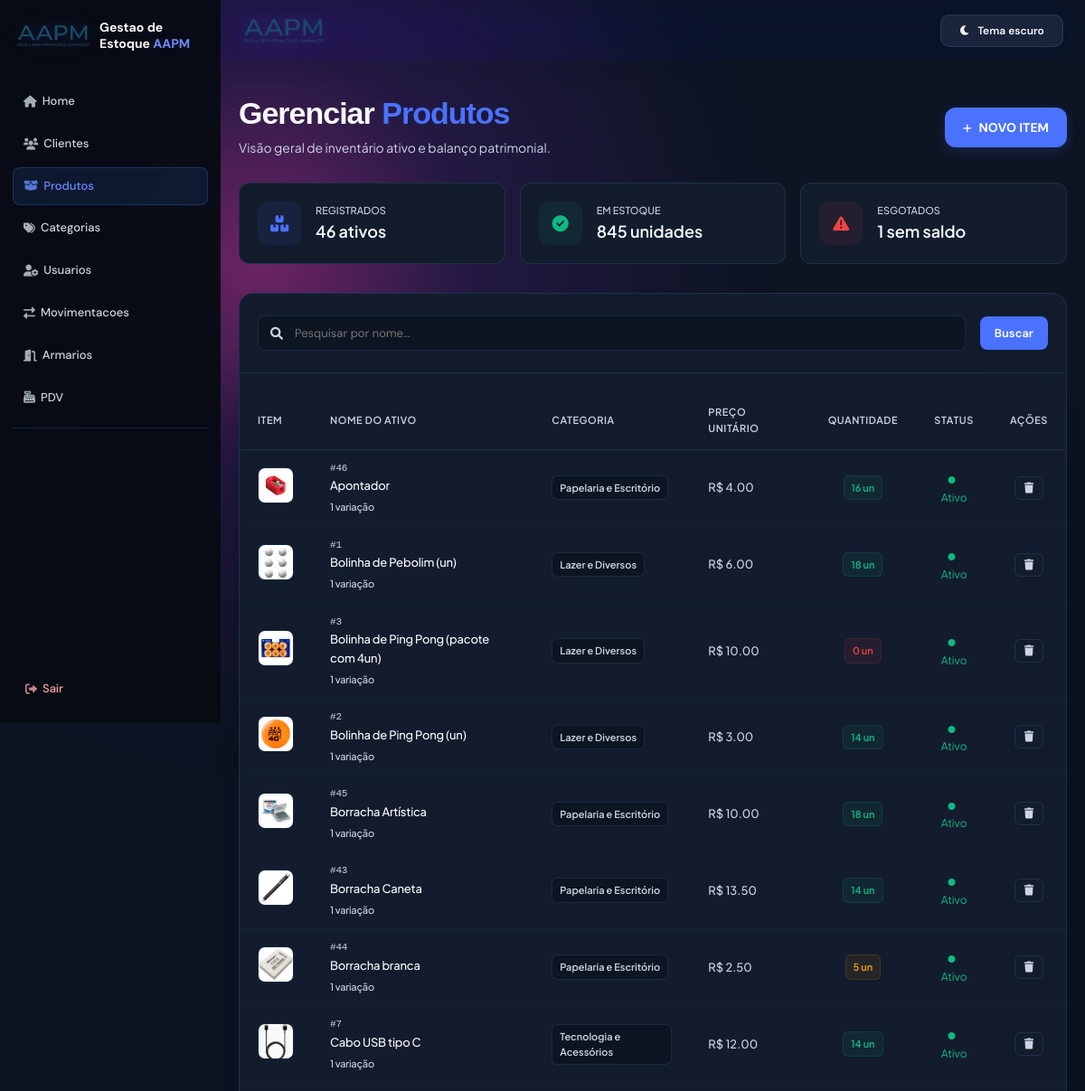
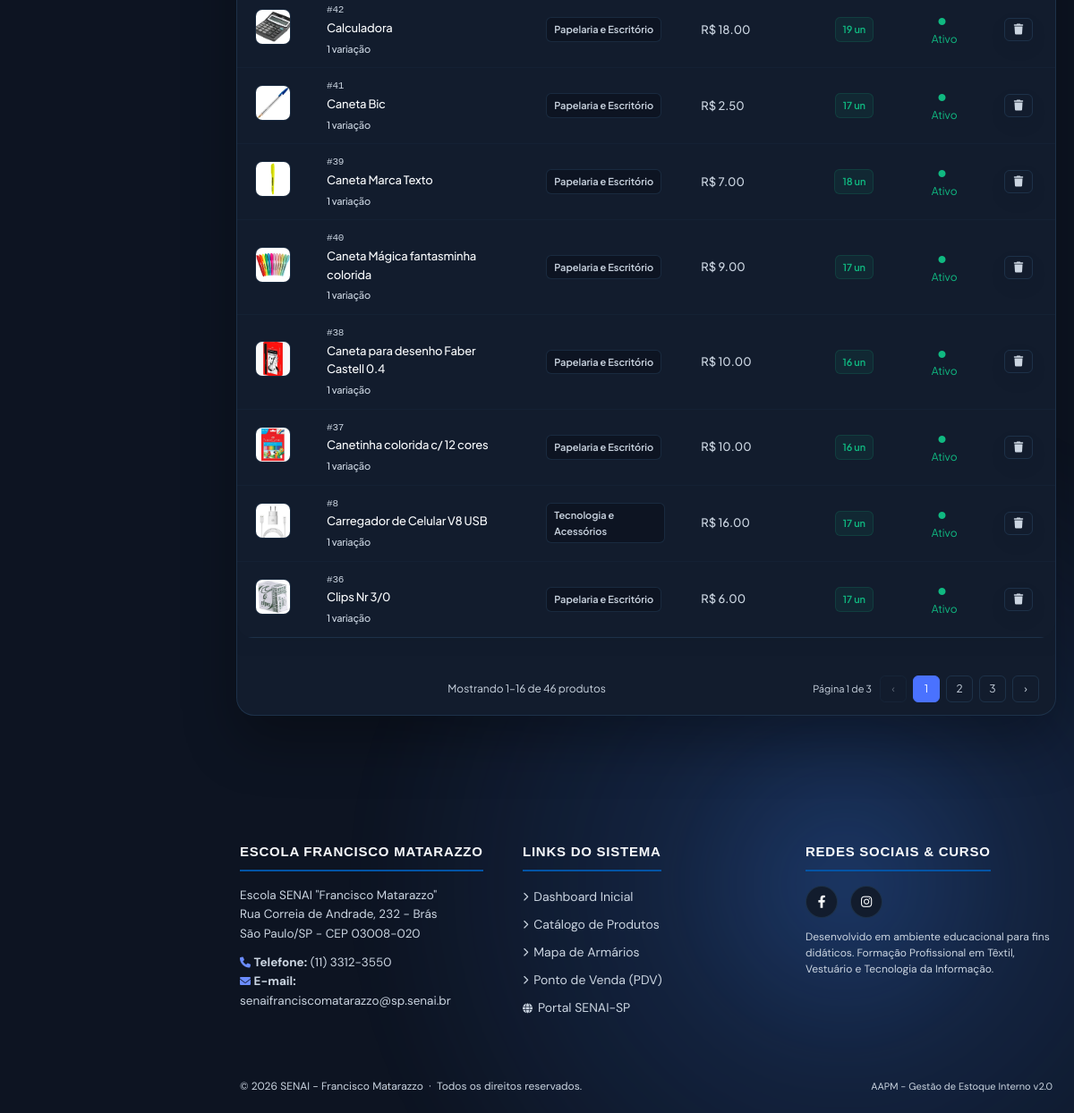
/produtos/ (signed in), run on the app's committed database (2 pictures, top to bottom).
### app/models/produto.py (models this page shows, shortened)
class Produto(Base):
    __tablename__ = "produtos"
    id = Column(Integer, primary_key=True, autoincrement=True, index=True)
    nome = Column(String(150), nullable=False, index=True, unique=True)
    preco = Column(Float, nullable=False, default=0.0)
    ativo = Column(Boolean, default=True)
    imagem_path = Column(String(255), nullable=True)
    categoria_id = Column(Integer, ForeignKey("categorias.id", ondelete="SET NULL"), nullable=True)
    categoria = relationship("Categoria", back_populates="produtos")
    variacoes = relationship("Variacao", back_populates="produto", cascade="all, delete-orphan")
    @property
    def estoque_total(self) -> int:
        """Saldo consolidado de todas as variações do produto."""
        return sum(variacao.estoque_atual for variacao in self.variacoes)
    @property
    def estoque_total(self):
        """Quantidade disponível, calculada a partir das variações do produto."""
        return sum(variacao.estoque_atual or 0 for variacao in self.variacoes)

### app/models/categoria.py (models this page shows, shortened)
class Categoria(Base):
    __tablename__ = "categorias"
    id = Column(Integer, primary_key=True, index=True)
    nome = Column(String(50), unique=True, nullable=False)
    descricao = Column(String(255), nullable=True)
    ativa = Column(Boolean, default=True)
    produtos = relationship("Produto", back_populates="categoria")

### app/models/variacoes.py (models this page shows, shortened)
class Variacao(Base):
    __tablename__ = "variacoes"
    __table_args__ = (
        UniqueConstraint("produto_id", "tamanho", "cor", name="uq_variacao_produto_tamanho_cor"),
    )
    id = Column(Integer, primary_key=True, autoincrement=True, index=True)
    produto_id = Column(Integer, ForeignKey("produtos.id", ondelete="CASCADE"), nullable=False)
    tamanho = Column(String(10), nullable=False)  # Ex: 'P', 'M', 'G', 'GG'
    cor = Column(String(50), nullable=False)      # Ex: 'Azul', 'Preto'
    estoque_atual = Column(Integer, nullable=False, default=0)
    imagem_path = Column(String(255), nullable=True)
    produto = relationship("Produto", back_populates="variacoes")

### app/controllers/produto_controller.py (the view)
@router.get("/")
def listar_produtos(
    request: Request,
    busca: str = "",
    categoria_id: int = 0,
    pagina: int = 1,
    por_pagina: int = 16,
    db: Session = Depends(get_db),
    usuario = Depends(get_usuario_logado)
):
    query = db.query(Produto).filter(Produto.ativo == True)
    if busca:
        query = query.filter(Produto.nome.ilike(f"%{busca}%"))
    if categoria_id:
        query = query.filter(Produto.categoria_id == categoria_id)
    ordered_query = query.options(
        selectinload(Produto.variacoes),
        joinedload(Produto.categoria),
    ).order_by(Produto.nome)
    resultado = paginar(ordered_query, pagina, por_pagina)
    filtered_query = query
    if busca or categoria_id:
        filtered_ids = filtered_query.with_entities(Produto.id).subquery()
        total_estoque = (
            db.query(func.coalesce(func.sum(Variacao.estoque_atual), 0))
            .join(Produto, Variacao.produto_id == Produto.id)
            .filter(Produto.id.in_(filtered_ids))
            .scalar()
        )
        total_esgotados = (
            db.query(func.count())
            .select_from(
                db.query(Produto.id)
                .outerjoin(Variacao)
                .filter(Produto.id.in_(filtered_ids))
                .group_by(Produto.id)
                .having(func.coalesce(func.sum(Variacao.estoque_atual), 0) == 0)
                .subquery()
            )
            .scalar()
        )
    else:
        total_estoque = (
            db.query(func.coalesce(func.sum(Variacao.estoque_atual), 0))
            .join(Produto, Variacao.produto_id == Produto.id)
            .filter(Produto.ativo == True)
            .scalar()
        )
        total_esgotados = (
            db.query(Produto.id)
            .outerjoin(Variacao)
            .filter(Produto.ativo == True)
            .group_by(Produto.id)
            .having(func.coalesce(func.sum(Variacao.estoque_atual), 0) == 0)
            .count()
        )
    categorias = db.query(Categoria).filter(Categoria.ativa == True).all()
    return templates.TemplateResponse(
        request,
        "produtos/index.html",
        {
            "request":      request,
            "usuario":      usuario,
            "produtos":     resultado.itens,
            "categorias":   categorias,
            "busca":        busca,
            "categoria_id": categoria_id,
            "pagina":       resultado.atual,
            "por_pagina":   resultado.por_pagina,
            "total_paginas": resultado.total_paginas,
            "total_produtos": resultado.total_itens,
            "total_estoque": int(total_estoque),
            "total_esgotados": total_esgotados,
        }
    )

### app/templates/produtos/index.html (shortened to what this page needs)
{% extends "base.html" %}
{% from "components/pagination.html" import render as render_pagination with context %}
{% block content %}
<link rel="stylesheet" href="https://cdnjs.cloudflare.com/ajax/libs/font-awesome/6.0.0/css/all.min.css">
<div class="page-wrapper">
    <div class="catalog-container">
        <div style="display: flex; justify-content: space-between; align-items: center; margin-bottom: 28px;">
            <div>
                <h1 style="font-family: 'Sora', sans-serif; font-size: 34px; font-weight: 800; letter-spacing: -1px; color: var(--text-main); margin: 0 0 10px 0; line-height: 1;">
                    Gerenciar <span style="color: var(--accent);">Produtos</span>
                </h1>
                <p style="color: var(--text-muted); font-size: 14px; margin: 0;">
                    Visão geral de inventário ativo e balanço patrimonial.
                </p>
            </div>
            <a href="/produtos/novo" class="btn-add">
                <i class="fas fa-plus" style="font-size: 11px;"></i>
                <span>NOVO ITEM</span>
            </a>
        </div>
        <div class="metrics-grid">
            <div class="metric-card">
                <div class="metric-icon" style="background: rgba(74, 114, 255, 0.08); color: var(--accent);"><i class="fas fa-boxes-stacked"></i></div>
                <div>
                    <span style="display: block; color: var(--text-muted); font-size: 11px; text-transform: uppercase; font-weight: 500;">Registrados</span>
                    <strong style="color: var(--text-main); font-size: 18px; font-weight: 600;">{{ total_produtos }} ativos</strong>
                </div>
            </div>
            <div class="metric-card">
                <div class="metric-icon" style="background: rgba(16, 185, 129, 0.08); color: var(--success);"><i class="fas fa-circle-check"></i></div>
                <div>
                    <span style="display: block; color: var(--text-muted); font-size: 11px; text-transform: uppercase; font-weight: 500;">Em Estoque</span>
                    <strong style="color: var(--text-main); font-size: 18px; font-weight: 600;">{{ total_estoque }} unidades</strong>
                </div>
            </div>
            <div class="metric-card">
                <div class="metric-icon" style="background: rgba(239, 68, 68, 0.08); color: var(--danger);"><i class="fas fa-triangle-exclamation"></i></div>
                <div>
                    <span style="display: block; color: var(--text-muted); font-size: 11px; text-transform: uppercase; font-weight: 500;">Esgotados</span>
                    <strong style="color: var(--text-main); font-size: 18px; font-weight: 600;">{{ total_esgotados }} sem saldo</strong>
                </div>
            </div>
        </div>
        <form class="search-bar-container" method="get" action="/produtos">
            <div class="search-wrapper">
                    <i class="fas fa-magnifying-glass"></i>
                    <input id="tableSearch" type="search" name="busca" value="{{ busca }}" class="search-input" placeholder="Pesquisar por nome...">
                </div>
            <button type="submit" class="btn-action-edit">Buscar</button>
        </form>
        <div class="table-card">
            <div style="overflow-x: auto;">
                <table class="custom-table" id="productsTable">
                    <thead>
                        <tr>
                            <th style="width: 70px;">Item</th>
                            <th>Nome do Ativo</th>
                            <th>Categoria</th>
                            <th>Preço Unitário</th>
                            <th style="text-align: center;">Quantidade</th>
                            <th style="text-align: center;">Status</th>
                            <th style="text-align: center; width: 80px;" onclick="event.stopPropagation();">Ações</th>
                        </tr>
                    </thead>
                    <tbody>
                        {% for produto in produtos %}
                        <tr class="prod-row" data-nome="{{ produto.nome }}" onclick="window.location.href='/produtos/{{ produto.id }}/editar'">
                            <td>
                                <img src="{{ produto.imagem_url }}" alt="{{ produto.nome }}" style="width: 40px; height: 40px; border-radius: 8px; object-fit: cover; border: 1px solid var(--border); background: var(--bg-input);">
                            </td>
                            <td style="font-weight: 500; letter-spacing: -0.2px;">
                                <span style="color: var(--text-muted); font-size: 11px; font-family: monospace; display: block;">#{{ produto.id }}</span>
                                {{ produto.nome }}
                                <div style="font-size: 11px; color: var(--text-muted); margin-top: 4px;">{{ produto.variacoes|length }} variação{% if produto.variacoes|length != 1 %}es{% endif %}</div>
                            </td>
                            <td>
                                <span class="badge badge-category">
                                    {% if produto.categoria %}{{ produto.categoria.nome }}{% else %}—{% endif %}
                                </span>
                            </td>
                            <td style="color: var(--text-muted); font-weight: 500;">
                                R$ {{ "%.2f"|format(produto.preco) }}
                            </td>
                            <td style="text-align: center;">
                                {% if produto.estoque_total == 0 %}
                                <span class="badge badge-danger">0 un</span>
                                {% elif produto.estoque_total < 10 %}
                                <span class="badge badge-warning">{{ produto.estoque_total }} un</span>
                                {% else %}
                                <span class="badge badge-success">{{ produto.estoque_total }} un</span>
                                {% endif %}
                            </td>
                            <td style="text-align: center;">
                                {% if produto.ativo %}
                                <span style="color: var(--success); font-size: 12px;"><i class="fas fa-circle" style="font-size: 8px; margin-right: 5px;"></i> Ativo</span>
                                {% else %}
                                <span style="color: var(--text-muted); font-size: 12px;"><i class="fas fa-circle" style="font-size: 8px; margin-right: 5px;"></i> Inativo</span>
                                {% endif %}
                            </td>
                            <td style="text-align: center;" onclick="event.stopPropagation();">
                                <div style="display: inline-flex; gap: 6px;">
                                    <form method="POST" action="/produtos/{{ produto.id }}/desativar" style="display: inline;">
                                        <button type="button" class="btn-action-disable" title="Remover item" onclick="abrirModalConfirmacao(null, '/produtos/{{ produto.id }}/desativar', '{{ produto.nome }}');">
                                            <i class="fas fa-trash"></i>
                                        </button>
                                    </form>
                                </div>
                            </td>
                        </tr>
                        {% endfor %}
                    </tbody>
                </table>
            </div>
            {{ render_pagination(pagina, por_pagina, total_produtos, total_paginas, 'produtos') }}
        </div>
    </div>
</div>
{% endblock %}

### app/static/style.css (style rules this page uses)
:root { --bg-base: #dfeaf7; --bg-base-2: #eef5ff; --orb-1: rgba(59, 130, 246, 0.18); --orb-2: rgba(147, 197, 253, 0.16); --orb-3: rgba(168, 85, 247, 0.10); --grid: rgba(37, 99, 235, 0.06); --bg-panel: rgba(15, 23, 42, 0.72); --bg-panel-strong: rgba(17, 24, 39, 0.92); --bg-soft: rgba(255, 255, 255, 0.04); --border: rgba(148, 163, 184, 0.18); --text: #e2e8f0; --text-muted: #94a3b8; --primary: #3b82f6; --primary-2: #60a5fa; --purple: #8b5cf6; --success: #10b981; --shadow: rgba(15, 23, 42, 0.4); }
html { scroll-behavior: smooth; }
body { position: relative; min-height: 100vh; background: linear-gradient(120deg, #1d0d5c 0%, #2f0d77 18%, #5a0c6f 42%, #1d4de0 72%, #120d2d 100%); background-size: 180% 180%; animation: bgFlow 18s ease-in-out infinite alternate; overflow-x: hidden; }
body::before, body::after { content: ""; position: fixed; inset: auto; pointer-events: none; z-index: 0; }
body::before { width: 72rem; height: 72rem; left: -18rem; top: -18rem; border-radius: 50%; background: radial-gradient(circle, rgba(255, 60, 200, 0.42) 0%, rgba(147, 51, 234, 0.16) 28%, transparent 68%); filter: blur(24px); animation: driftGlow 18s ease-in-out infinite alternate; }
body::after { width: 68rem; height: 68rem; right: -18rem; bottom: -18rem; border-radius: 50%; background: radial-gradient(circle, rgba(59, 130, 246, 0.32) 0%, rgba(59, 130, 246, 0.14) 26%, transparent 70%); filter: blur(28px); animation: driftGlowTwo 20s ease-in-out infinite alternate; }
button, .btn, .btn-card, .btn-theme-toggle, input, select, textarea { transition: all 0.25s ease; }
button, .btn, .btn-card, .btn-theme-toggle { border-radius: 14px; border: 1px solid transparent; cursor: pointer; box-shadow: 0 8px 18px rgba(15, 23, 42, 0.08); }

### data on the page
Produto: imagem_url (picture), id "46", nome "Apontador", variacoes|length "1", categoria.nome "Papelaria e Escritório", preco "4.00", estoque_total "16", ativo True (drawn)
Produto: imagem_url (picture), id "1", nome "Bolinha de Pebolim (un)", variacoes|length "1", categoria.nome "Lazer e Diversos", preco "6.00", estoque_total "18", ativo True (drawn)
Produto: imagem_url (picture), id "3", nome "Bolinha de Ping Pong (pacote com 4un)", variacoes|length "1", categoria.nome "Lazer e Diversos", preco "10.00", shows "0 un", ativo True (drawn)
Produto: imagem_url (picture), id "2", nome "Bolinha de Ping Pong (un)", variacoes|length "1", categoria.nome "Lazer e Diversos", preco "3.00", estoque_total "14", ativo True (drawn)
Produto: imagem_url (picture), id "45", nome "Borracha Artística", variacoes|length "1", categoria.nome "Papelaria e Escritório", preco "10.00", estoque_total "18", ativo True (drawn)
Produto: imagem_url (picture), id "43", nome "Borracha Caneta", variacoes|length "1", categoria.nome "Papelaria e Escritório", preco "13.50", estoque_total "14", ativo True (drawn)
Produto: imagem_url (picture), id "44", nome "Borracha branca", variacoes|length "1", categoria.nome "Papelaria e Escritório", preco "2.50", estoque_total "5", ativo True (drawn)
Produto: imagem_url (picture), id "7", nome "Cabo USB tipo C", variacoes|length "1", categoria.nome "Tecnologia e Acessórios", preco "12.00", estoque_total "14", ativo True (drawn)
Produto: imagem_url (picture), id "42", nome "Calculadora", variacoes|length "1", categoria.nome "Papelaria e Escritório", preco "18.00", estoque_total "19", ativo True (drawn)
Produto: imagem_url (picture), id "41", nome "Caneta Bic", variacoes|length "1", categoria.nome "Papelaria e Escritório", preco "2.50", estoque_total "17", ativo True (drawn)
Produto: imagem_url (picture), id "39", nome "Caneta Marca Texto", variacoes|length "1", categoria.nome "Papelaria e Escritório", preco "7.00", estoque_total "18", ativo True (drawn)
Produto: imagem_url (picture), id "40", nome "Caneta Mágica fantasminha colorida", variacoes|length "1", categoria.nome "Papelaria e Escritório", preco "9.00", estoque_total "17", ativo True (drawn)
Produto: imagem_url (picture), id "38", nome "Caneta para desenho Faber Castell 0.4", variacoes|length "1", categoria.nome "Papelaria e Escritório", preco "10.00", estoque_total "16", ativo True (drawn)
Produto: imagem_url (picture), id "37", nome "Canetinha colorida c/ 12 cores", variacoes|length "1", categoria.nome "Papelaria e Escritório", preco "10.00", estoque_total "16", ativo True (drawn)
Produto: imagem_url (picture), id "8", nome "Carregador de Celular V8 USB", variacoes|length "1", categoria.nome "Tecnologia e Acessórios", preco "16.00", estoque_total "17", ativo True (drawn)
Produto: imagem_url (picture), id "36", nome "Clips Nr 3/0", variacoes|length "1", categoria.nome "Papelaria e Escritório", preco "6.00", estoque_total "17", ativo True (drawn)

### other printed values
{{ total_produtos }} "46"
{{ total_estoque }} "845"
{{ total_esgotados }} "1"
{{ inicio }} "1"
{{ fim }} "16"
{{ total_itens }} "46"
{{ item_nome }} "produtos"
{{ pagina }} "1"
{{ total_paginas }} "3"
{{ numero }} "1" "2" "3"
